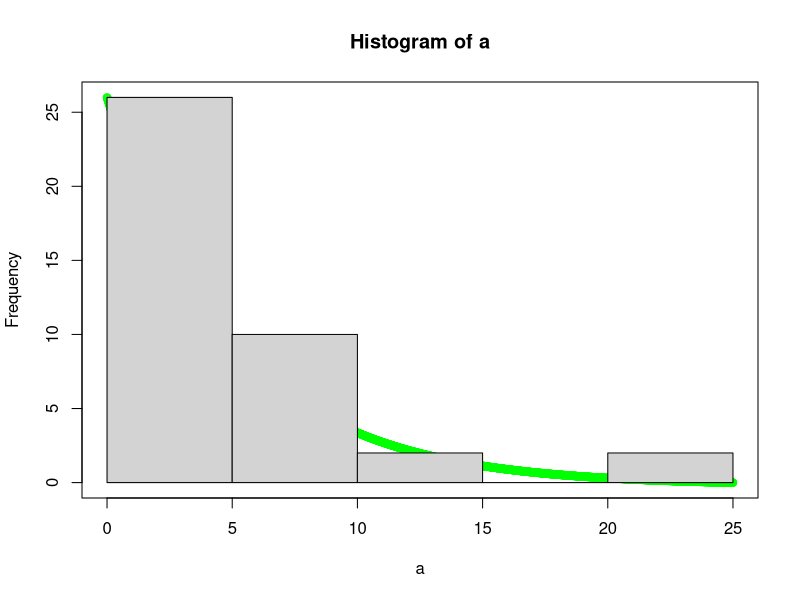
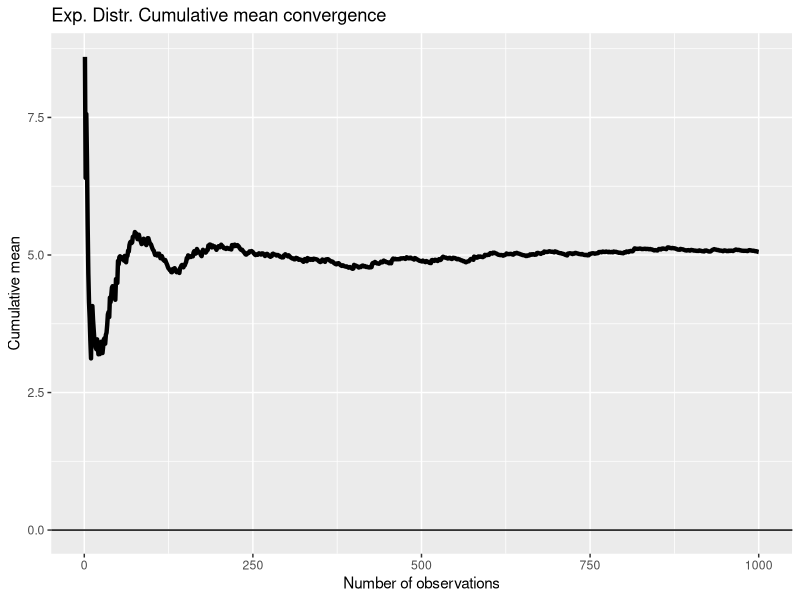
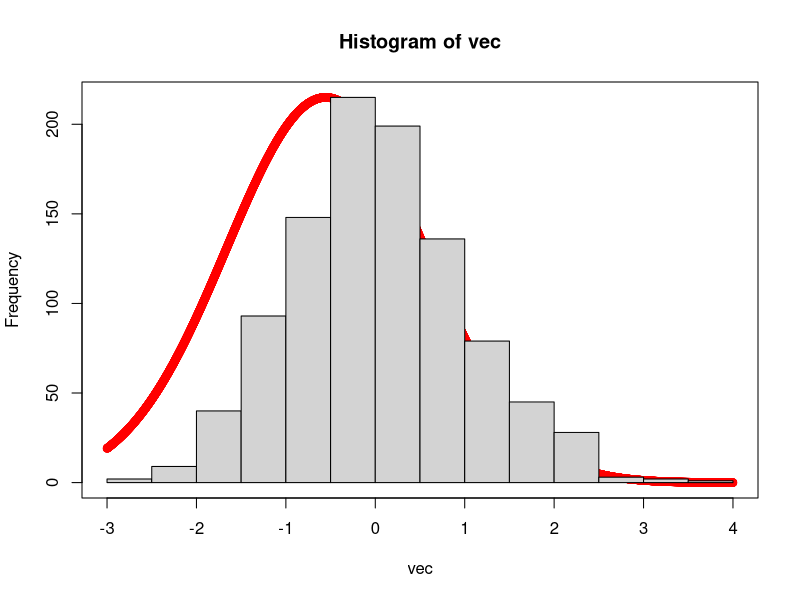

Source code (R) for these figures, in order:
## ---- chunk 1
lambda <- 0.2

# Sample Statistics:

exp_mean <- 1/lambda
exp_variance <- lambda^(-2)

df <- data.frame(Mean = exp_mean, Variance = exp_variance)
print(df)

## ---- chunk 2
a <- rexp(n = 40, rate = lambda)
sec <- seq(0, 25, by = 0.01)
plot(dexp(sec, rate = lambda), yaxt = "n", xaxt = "n", ann = FALSE, col = "green", lwd = 1)
par(new = T)
hist(a)
## ---- chunk 3
df <- rbind(df, c(mean(a), var(a)))
rownames(df) <- c("Population", "Sample")
print(df)
## ---- chunk 4
library(ggplot2)
n <- 1000 # Observations
ex_mns <- cumsum(rexp(n, rate = lambda)) / (1 : n) # Cumul. sum of the simulation values by n obs.

g <- ggplot(data.frame(x = 1 : n, y = ex_mns), aes(x = x, y = y))
g <- g + geom_hline(yintercept = 0) + geom_line(size = 1.5)
g <- g + labs(x = "Number of observations", y = "Cumulative mean")
g <- g + ggtitle("Exp. Distr. Cumulative mean convergence")
g
## ---- chunk 5
vec = NULL
for (i in 1:1000) {
    a <- rexp(n = 40, rate = lambda)
    vec[i] <- (mean(a) - (1/lambda))/sqrt((lambda^-2)/40)
}
## ---- chunk 6
sec <- seq(-2.2, 4.1, by = 0.001) #Parameters tweaked to fit the normal distribution to the histogram
plot(dnorm(sec, mean = 0, sd = 1), yaxt = "n", xaxt = "n", ann = F, col = "red", lwd = 1)
par(new = T)
hist(vec)
